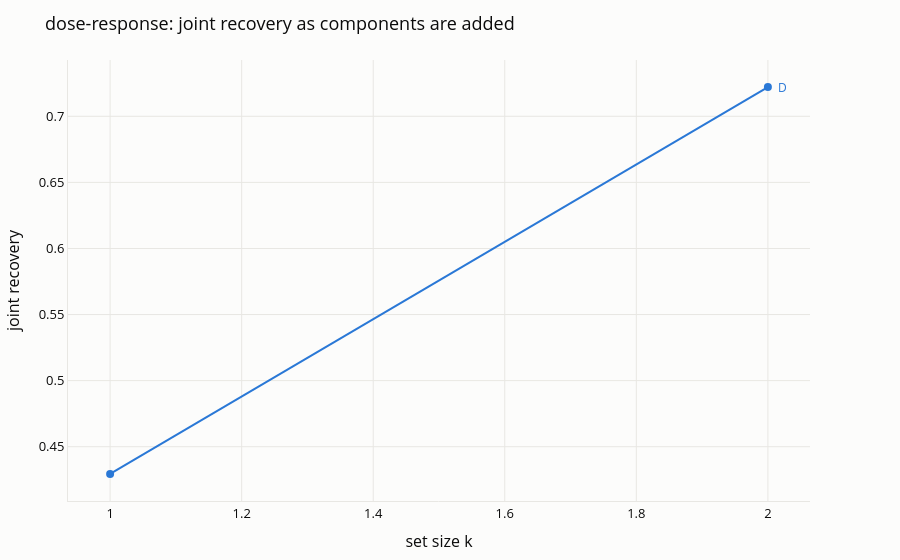

Here is the notebook cell this chart was saved with:
### Markdown cell above
## 7. V6 — not evaluable on this model

**Status, 2026-09-04.** Under C2 gemma-3-4b-it answers `" No"` on 30/30 items (04's sweep, 04d
cell 7: C2 says Yes 0.00). It does not invert; it defaults to one token. A component set
found under C2 would be the set for "say No", and comparing it to the D set would not test
whether deception has its own mechanism. So the C2 sweep is **not run**, V6 is reported as
not evaluable, and the object found under D keeps PLAN2 §10's cautious name,
*output-override components*, until a working inversion control exists. The C1 persona
control below still runs.

The original section text is kept for the record:

## 7. V6 — does C2 separate from D?

**The gate that decides whether the word "deception" is allowed in the writeup** (PLAN2.md
§6). Not a comparison of curves — 04 already did that and found both crossing at L25 — but of
**component sets**.

Three steps, in this order:

1. **`k` is chosen by dose-response, not by taste.** The smallest set whose *joint* recovery
   reaches 0.5, capped at 10. Joint and not summed: ten heads that each "recover 0.1" are not
   a restoration, and adding them up is how a distributed non-result becomes a circuit.
2. **The set-level null**: 200 random sets of the same size, and the real set must clear the
   99th percentile. This is PLAN2.md §5's *"any k heads would do this"*.
3. **Jaccard(D-set, C2-set)**, against the overlap two random size-`k` sets get by chance.
   Two sets drawn from ~300 components share something occasionally; "they share three heads"
   means nothing without that baseline.

**If the sets are the same, that is the headline** and the object is renamed *output-override
components* throughout — not a footnote, and not a reason to go looking for a better persona
(§7.4).

`C1` closes the section as the persona control: same persona as D, instructed to answer
truthfully. Recovery structure there would mean the set is about wearing a persona, not about
the instruction to conceal.

### Code cell
# --- (1) the set, per condition, by dose-response -------------------------
#
# The selection rule is registered (exp2_spec.md 5.3): the smallest set whose
# joint recovery reaches SET_TARGET, taken in ranked order. That rule is NOT
# changed here -- the candidate ordering stays the pooled median, because
# re-ordering by arm status after the fact would be a different rule than the
# one registered. What is added is the report: how many of the selected set
# actually clear both arms, so a set carried by a polarity component is visible
# rather than inferred.
#
# Ranked order is NOT model order. The first run of this cell died at k=2 with
# nnsight's MissedProviderError: the D ranking begins L25M, L19M, and a trace
# that touches layer 25 before layer 19 asks for an output that has already
# gone by. `Patcher.patched_logit_diff` now writes a set in execution order
# (`attribution.trace_order`); the candidate list here stays in ranked order,
# because that is the order the registered rule adds components in.
SETS, CURVES_SET, JOINT = {}, {}, {}
for cond in CONDS:
    ranked = ranked_for(cond)
    ordered = [r.component for r in ranked]
    JOINT[cond] = attribution.joint_recovery_fn(patcher, SWEEP_ITEMS, LD, condition=cond)
    SETS[cond], CURVES_SET[cond] = attribution.select_set(ordered, JOINT[cond])
    armed = {r.component for r in attribution.hits(ranked)}
    n_armed = sum(c in armed for c in SETS[cond])
    print(f"{cond}: k={len(SETS[cond])}  joint recovery "
          f"{CURVES_SET[cond][-1]:.3f}  {[c.name for c in SETS[cond]]}")
    print(f"    {n_armed}/{len(SETS[cond])} of them clear both polarity arms"
          + ("" if n_armed == len(SETS[cond])
             else "  <- the rest recover in one polarity direction only"))
    if not armed:
        # 6 found no hits. The set above is then the top-k of a ranking with
        # nothing behind it, and the only thing this cell adds is the curve:
        # whether the top components restore LD jointly, or plateau, or cancel.
        print(f"    NO component cleared 6's bars under {cond}: this set is a "
              f"dose-response probe of the top-{len(SETS[cond])}, not a circuit. "
              f"Reached target {attribution.SET_TARGET:g}: "
              f"{'yes' if CURVES_SET[cond][-1] >= attribution.SET_TARGET else 'NO'}")

# The two conditions can stop at different k, so the shorter curve is padded
# with NaN rather than truncating the longer one -- a dose-response cut short
# at the other condition's k is a different plot than the one that was measured.
k_max = max(len(c) for c in CURVES_SET.values())
viz.series_line(
    list(range(1, k_max + 1)),
    {cond: CURVES_SET[cond] + [float("nan")] * (k_max - len(CURVES_SET[cond]))
     for cond in CONDS},
    title="dose-response: joint recovery as components are added",
    xaxis="set size k", yaxis="joint recovery",
).show()

# --- (2) the set-level null: would any k components do this? --------------
for cond in CONDS:
    k = len(SETS[cond])
    null_vals = [JOINT[cond](s) for s in
                 attribution.random_sets(COMPONENTS, k, n=20, seed=11)]
    bar = attribution.set_bar(null_vals, attribution.SET_NULL_PERCENTILE)
    real = CURVES_SET[cond][-1]
    print(f"{cond}: real {real:.3f} vs random-set p{attribution.SET_NULL_PERCENTILE:g} "
          f"{bar:.3f}  -> {'above' if real > bar else 'NOT ABOVE -- any k would do this'}")

# n=20, not the spec's 200: each random set costs n_items forward passes, and at
# 30 items 200 x 2 conditions is over an hour of GPU for a null on a number that
# is already decided by the 99th percentile of a small sample. If the real set
# is close to the bar, re-run this cell with n=200 before making any claim.
print("\n(null at n=20 for speed -- re-run at n=200 if the margin is narrow)")

### Figure 1 — Plotly figure (JSON) as saved in the notebook; plotly's stock layout.template omitted (floating-point values rounded to 4 significant figures)
{"data": [{"hovertemplate": "D<br>layer %{x}<br>%{y:.3f}<extra></extra>", "line": {"color": "#2a78d6", "width": 2}, "marker": {"color": "#2a78d6", "size": 8}, "mode": "lines+markers", "name": "D", "type": "scatter", "x": [1, 2], "y": [0.4294, 0.7221]}], "layout": {"annotations": [{"font": {"color": "#2a78d6", "size": 12}, "showarrow": false, "text": "D", "x": 2, "xanchor": "left", "xshift": 8, "y": 0.7221}], "font": {"color": "#0b0b0b", "size": 13}, "legend": {"font": {"color": "#52514e"}, "orientation": "h", "x": 0, "y": -0.18}, "margin": {"b": 50, "l": 60, "r": 90, "t": 60}, "paper_bgcolor": "#fcfcfb", "plot_bgcolor": "#fcfcfb", "showlegend": false, "title": {"text": "dose-response: joint recovery as components are added"}, "xaxis": {"gridcolor": "#e8e7e3", "linecolor": "#e8e7e3", "title": {"text": "set size k"}, "zeroline": false}, "yaxis": {"gridcolor": "#e8e7e3", "linecolor": "#e8e7e3", "title": {"text": "joint recovery"}, "zeroline": false}}}
